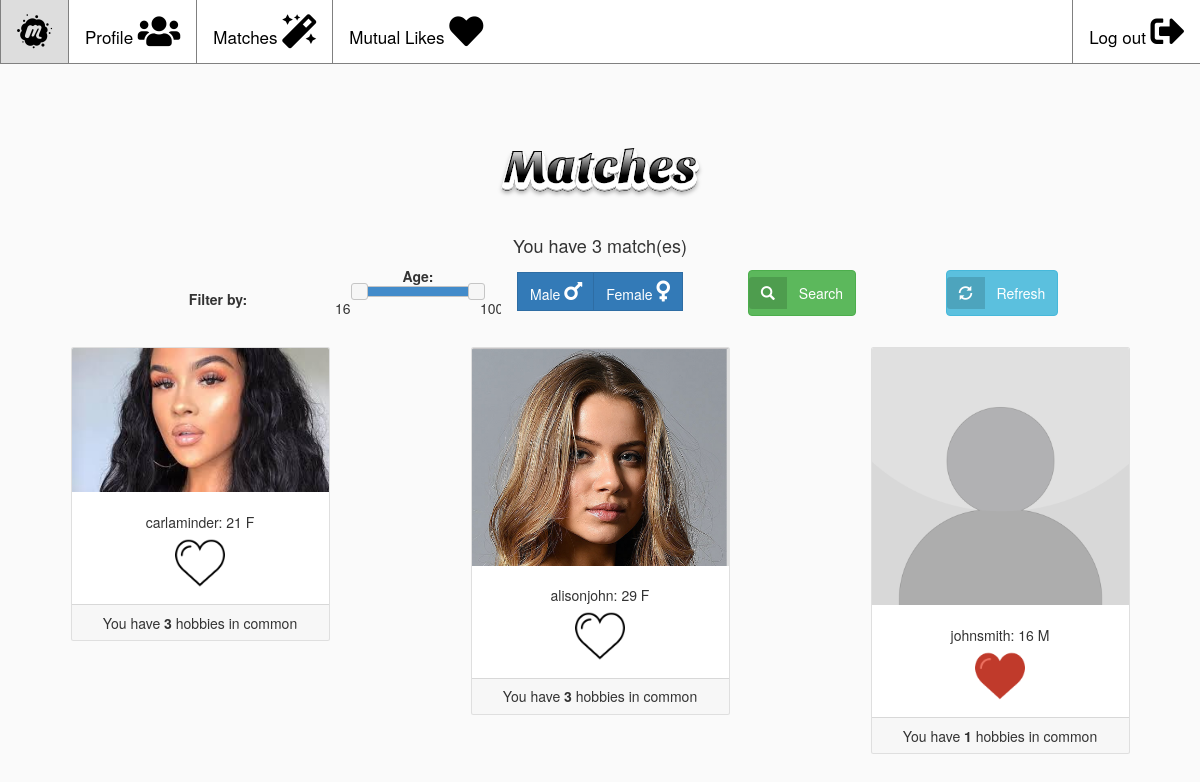
The app's page /similarHobbies/ (signed in) with its own data.
### matchapp/models.py (models this page shows, shortened)
class Member(User):
    hobbies = models.ManyToManyField(
        blank=True,
        to=Hobby,
        symmetrical=False,
        related_name='related_to'
    )
    friends = models.ManyToManyField(
        to='self',
        blank=True,
        related_name="related_nums"
    )
    like = models.ManyToManyField(
        to='self',
        blank=True,
        symmetrical=False,
        through='Like',
        related_name='likes'
    )

class Profile(models.Model):
    user = models.OneToOneField(
        to=Member,
        blank=True,
        null=True,
        on_delete=models.CASCADE
    )
    image = models.ImageField(upload_to='profile_images',
                              default='default.jpg')
    email = models.EmailField()
    GENDER_CHOICES = (
        ('M', 'Male'),
        ('F', 'Female'),
    )
    gender = models.CharField(max_length=1, choices=GENDER_CHOICES)
    dob = models.DateField(max_length=8, null=True)
    phone_regex = RegexValidator(
        regex=r'^(?:0|\+?44)(?:\d\s?){9,11}$', message="Phone number must be entered in the format: '+999999999'. only 11 digits allowed.")
    number = models.CharField(
        validators=[phone_regex], max_length=11, blank=True)  # validators should be a list
    @property
    def age(self):
        if self.dob is not None:
            return int((datetime.now().year - self.dob.year))
        else:
            return "DOB not specified"

class Hobby(models.Model):
    hobby = models.CharField(max_length=4096)

### matchapp/views.py (the view)
    def mod_view(request):
        login_form = UserLogInForm()
        if 'username' in request.session:
            username = request.session['username']
            try: user = Member.objects.get(username=username)
            except Member.DoesNotExist: raise Http404('Member does not exist')
            return view(request, user)
        else:
            return render(request, 'matchapp/index.html', {'login_form': login_form, 'loggedIn': False})

### matchapp/templatetags/extras.py (called while the page is built)
@register.filter
def check_likes(match, user):
    return Like.objects.filter(from_user=user).filter(to_user=match).exists()

@register.filter
def similarHobbiesCount(match, user):
    count = 0
    for h in user.hobbies.all():
        for hobbies in match.hobbies.all():
            if h == hobbies:
                count += 1
    return count

### matchapp/views.py (called while the page is built)
def loggedin(view):
    def mod_view(request):
        login_form = UserLogInForm()
        if 'username' in request.session:
            username = request.session['username']
            try: user = Member.objects.get(username=username)
            except Member.DoesNotExist: raise Http404('Member does not exist')
            return view(request, user)
        else:
            return render(request, 'matchapp/index.html', {'login_form': login_form, 'loggedIn': False})
    return mod_view

@loggedin
def similarHobbies(request, user):
    exclude = Member.objects.exclude(id=user.id)
    common = exclude.filter(hobbies__in=user.hobbies.all())
    hobbies = common.annotate(hob_count=Count('hobbies'))
    match = hobbies.order_by('-hob_count')
    like = Like.objects.filter(from_user=user)
    context = {
        'appname': appname,
        'u': user,
        'matches': match,
        'numberOfhobbies': hobbies.count(),
        'likes' : like,
        'loggedIn': True
        }
    return render(request, 'matchapp/matches.html', context)

### matchapp/templates/matchapp/matches.html (shortened to what this page needs)
{% extends 'matchapp/base.html' %}
{% load static %}
{% load extras %}
{% load crispy_forms_tags %}
{% block content %}
    <br>
    <img class="img-fluid" src ="{% static 'images/matches.png'%}">
            <br>
            <h4 class="subtitle">You have {{numberOfhobbies}} match(es) </h4>
            <form method="GET" action="{% url 'filter' %}" id=filter-form>
                <div id='grad' class="container-fluid bg-light ">
                    <div  class="row align-items-center justify-content-center">
                        <div class="col-md-2">
                        <b>Filter by:</b>
                        </div>
                        <div class="col-md-2">
                            <div class="form-group ">
                                <nav id="topNav">
                                    <b> Age: </b>
                                    <div id="slider-range"></div>
                                    <input id="range1" name="age-min" readonly>
                                    &nbsp;<input id="range2" name="age-max" readonly>
                                </nav>
                            </div>
                        </div>
                         <div class="form-group">
                                <nav id="topNav2">
                                    <div class="row">
                                        <div class="col-md-2">
                                            <div class="input-group">
                                                <div class="input-group-btn" data-toggle="buttons">
                                                    <label class="btn btn-primary">
                                                        <input type="radio" class="gender" id="pr1" name="gender" value="M">Male
                                                        <i class='fas fa-mars' style='font-size:24px'></i>
                                                    </label>
                                                    <label class="btn btn-primary">
                                                        <input type="radio" class="gender" id="pr2" name="gender" value="F">Female
                                                        <i class='fas fa-venus' style='font-size:24px'></i>
                                                    </label>
                                                </div>
                                            </div>
                                        </div>
                                    </div>
                                </nav>
                            </div>
                        <div class="col-md-2">
                            <div class="form-group ">
                                <nav id="topNav3">
                                    <ul style="list-style: none;">
                                        <li>
                                            <button class="btn btn-success" type="submit" id="save_button">
                                                <span class="btn-label"> <i class="glyphicon glyphicon-search"></i>
                                                </span>Search</button>
                                        </li>
                                    </ul>
                                </nav>
                            </div>
                        </div>
                        <div class="col-md-2">
                            <div class="form-group ">
                                <nav id="topNav4">
                                    <ul style="list-style: none;">
                                        <li>
                                            <button type="button" class="btn btn-labeled btn-info" id="reset_button">
                                                <span class="btn-label"><i class="glyphicon glyphicon-refresh"></i></span>Refresh</button>
                                        </li>
                                    </ul>
                                </nav>
                            </div>
                        </div>
                    </div>
                </div>
            </form>
            <div id=matches>
                {%for match in matches%}
    <div class="col-sm-4 my-4">
            <div class="card">
                <img class="card-img-top" src="{{match.profile.image.url}}" alt="Card_image_cap">
                    <div class="card-body">
                        <h5 class="card-title">{{ match.username }}: {{ match.profile.age }} {{ match.profile.gender }}</br></h5>
                        {% if match|check_likes:u %}
                            <input type="image" id={{match.id}} class='heart' name="submit" src="{% static '/images/like_2.png' %}"
                                border="0" alt="Submit" style="width: 50px; border:0 none;" />
                            {%else%}
                            <input type="image" id={{match.id}} class='heart' name="submit" src="{% static '/images/like_1.png' %}"
                                border="0" alt="Submit" style="width: 50px; border:0 none; outline:0;" />
                        {%endif%}
                    </div>
                     <div class = "card-footer"> You have <b> {{match|similarHobbiesCount:u}} </b> hobbies in common </div>
            </div>
    </div>
                {%endfor%}
            </div>
{% endblock %}

### matchapp/static/matchapp/style.css (style rules this page uses)
#mainBody { background-color: #fafafa; }
body { font-family: Arial, Helvetica, sans-serif; background-color: #fafafa; }
#slider-range { width: 70%; }
#range1 { float: left; width: 25px; border:0; background-color: #fafafa; }
#range2 { float: right; width: 25px; border:0; background-color: #fafafa; }
.title,.subtitle { text-align: center }
.col-sm-4 { display: inline; }
.card-title { text-align: center }
.card { width:70%; }
.row.align-items-center.justify-content-center { background-color: #fafafa; }
.btn-label { position: relative;left: -12px;display: inline-block;padding: 6px 12px;background: rgba(0,0,0,0.15);border-radius: 3px 0 0 3px; }
.btn-labeled { padding-top: 0;padding-bottom: 0; }
.btn { margin-bottom:10px; }
#save_button, #reset_button { position:relative; top:1px; }

### records on screen
Member: profile.image (picture), username "carlaminder", profile.age "21", profile.gender "F", user_ptr_id.user_ptr_id "3"
Member: profile.image (picture), username "alisonjohn", profile.age "29", profile.gender "F", user_ptr_id.user_ptr_id "3"
Member: profile.image (placeholder picture), username "johnsmith", profile.age "16", profile.gender "M", user_ptr_id.user_ptr_id "1"

### other values on screen
{{ numberOfhobbies }} "3"
